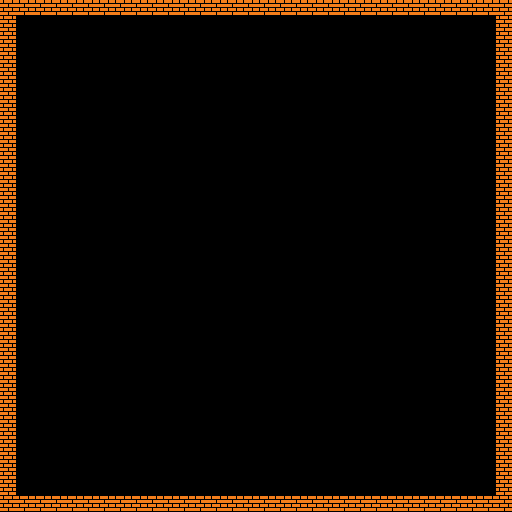

Tiled map render using the project's own tile images. Description and the map definition, with tile-layer contents summarised, below:
An orthogonal 32x32 tile map with 16x16 px tiles, 1 tile layer (GameplayLayer).

<map version="1.0" orientation="orthogonal" width="32" height="32" tilewidth="16" tileheight="16">
  <tileset source="../../StandardTileset.tsx" firstgid="1" />
  <layer name="GameplayLayer" visible="1" parallaxx="1" parallaxy="1" offsetx="0" offsety="0" width="32" height="32" opacity="1">
    <properties />
    <data>[1024 cells, 124 non-empty, 1 distinct tile ids]</data>
  </layer>
</map>
